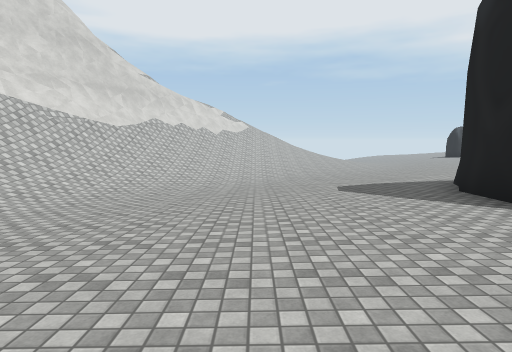
view 1 (above)

24 first-person views from a walk through a 3-D level made in the Unity game engine. The camera is 1.5 m above the floor, tilts 6° down and sees 75° across. The floor is counted in squares, 2 m on a side. Each view is taken from the middle of a square. On the plan, view 1 faces up. The plan holds only what a view shows up to about 11 squares ahead; the rest is blank. The place goes on beyond the plan. Some surface patterns are stand-ins.

view 2
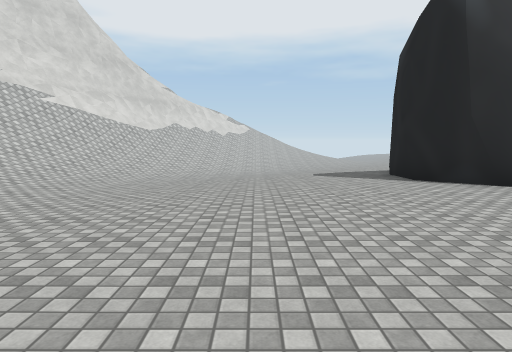

view 3
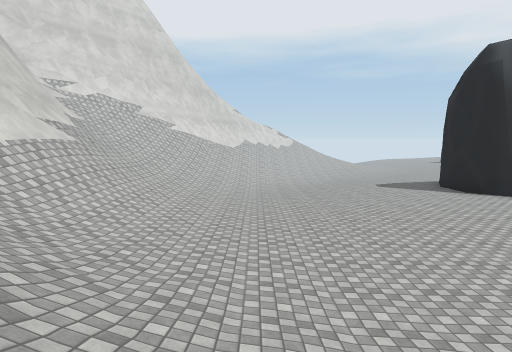

view 4
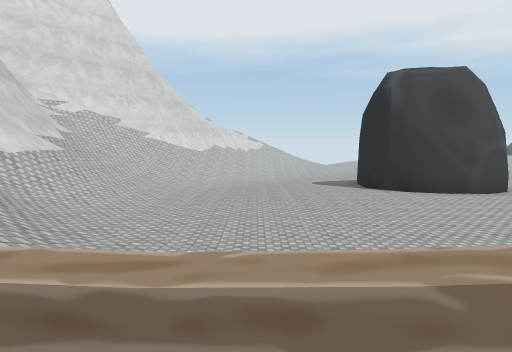

view 5
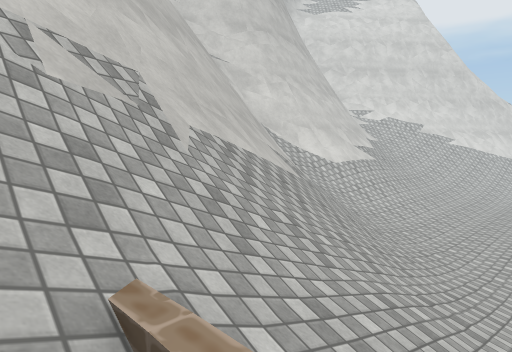

view 6
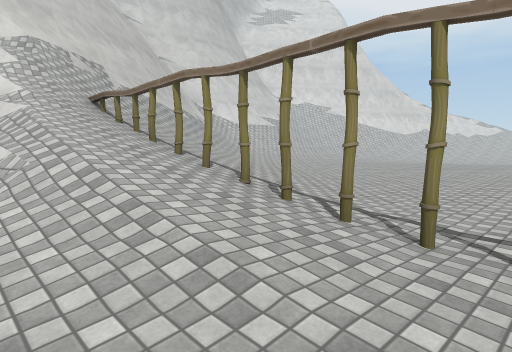

view 7
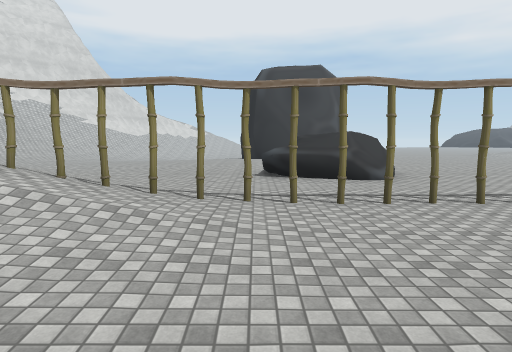

view 8
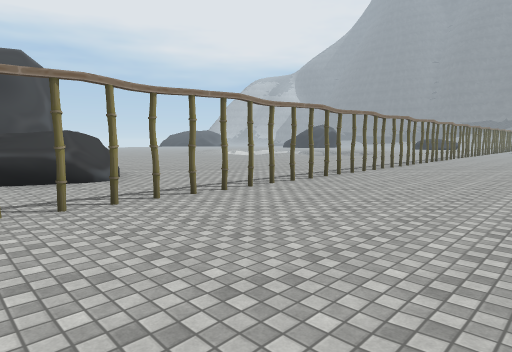

view 9
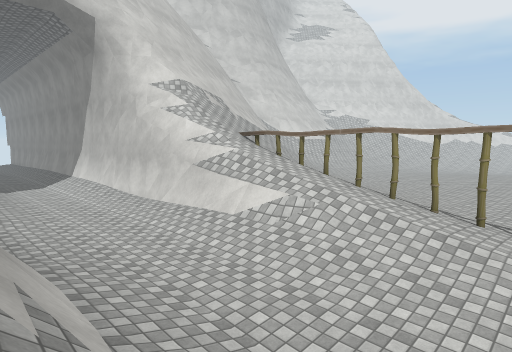

view 10
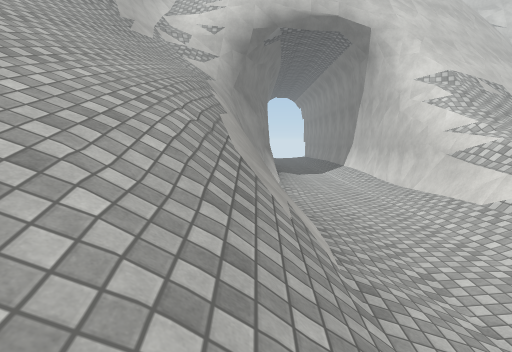

view 11
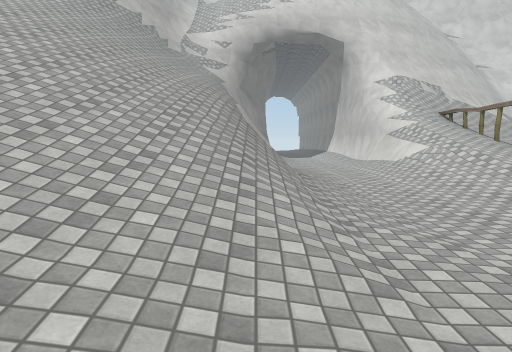

view 12
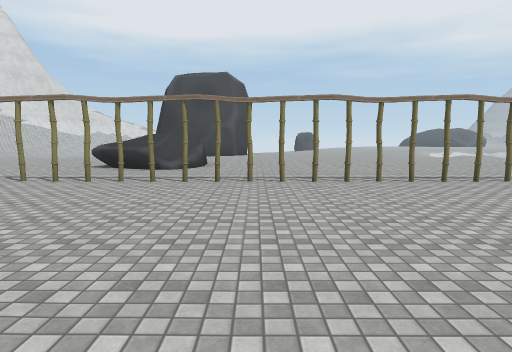

view 13
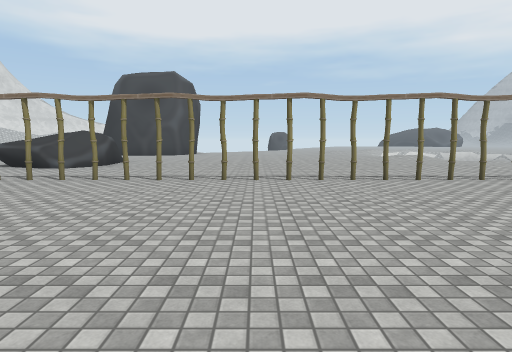

view 14
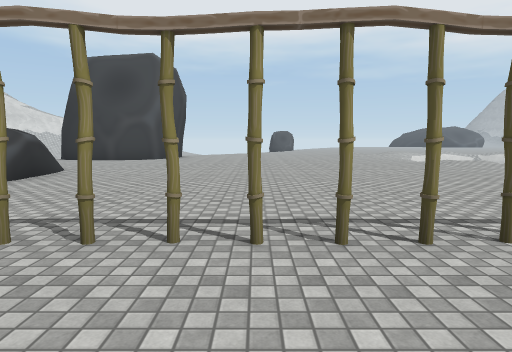

view 15
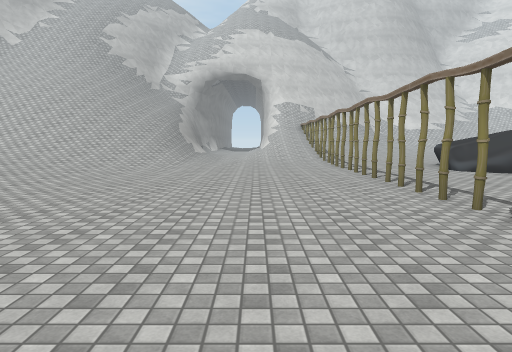

view 16
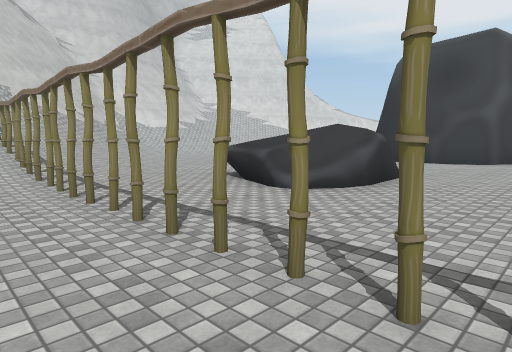

view 17
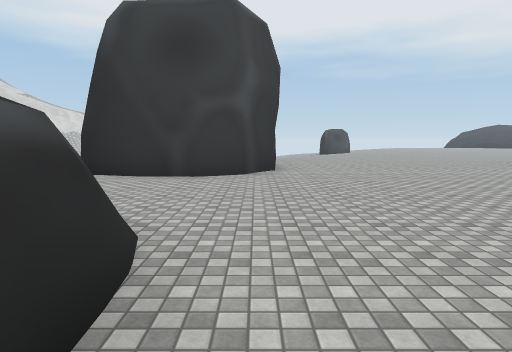

view 18
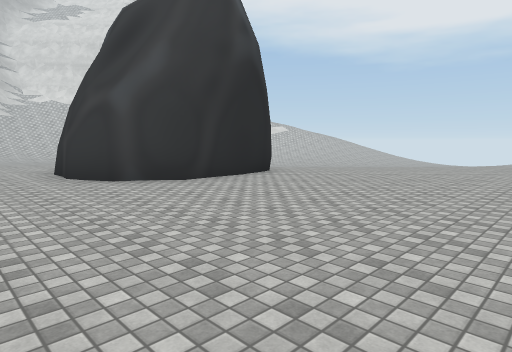

view 19
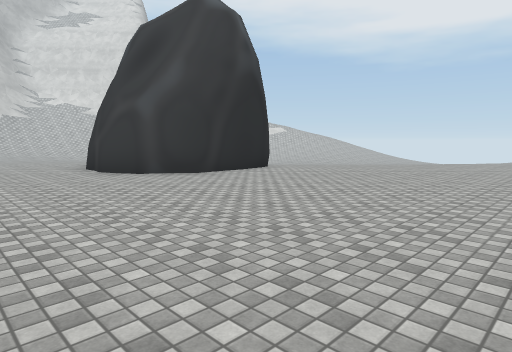

view 20
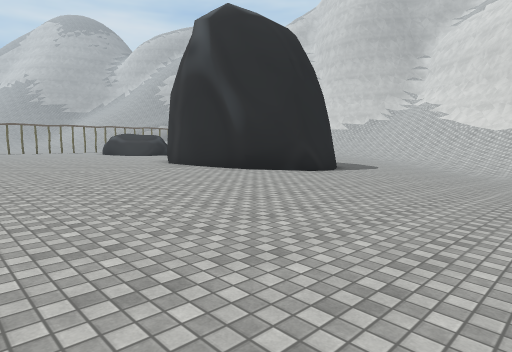

view 21
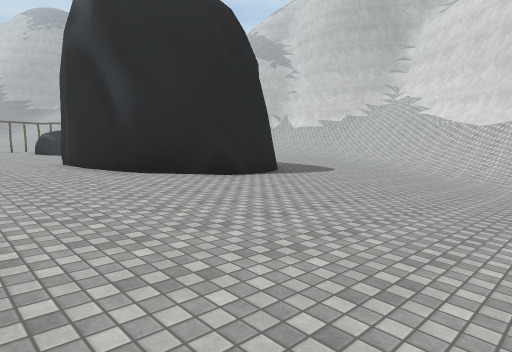

view 22
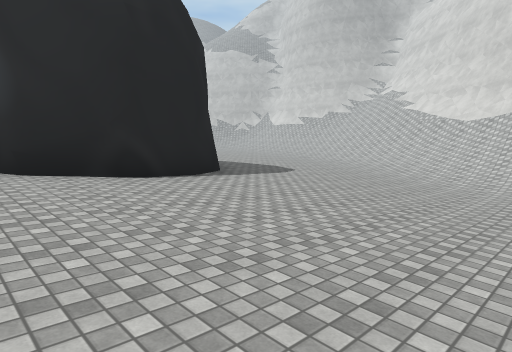

view 23
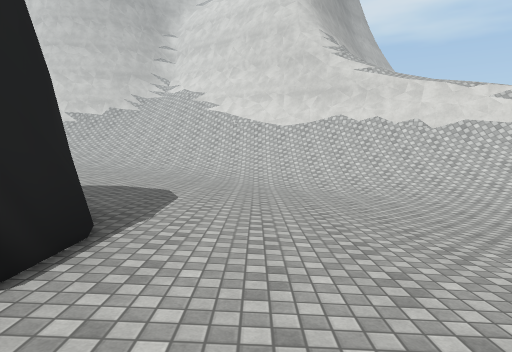

view 24
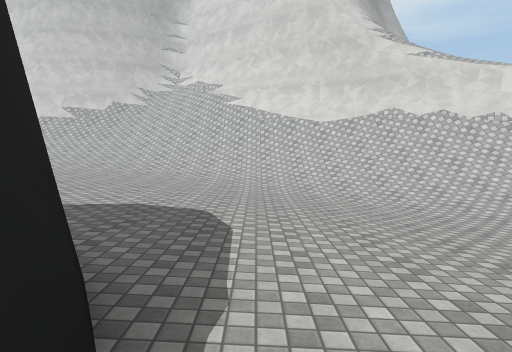

### Floor plan
Key: @ floor where view 1 was taken; # wall or solid block; . main floor; : floor 0.5 m higher than the main floor; - floor 0.5 m lower than the main floor; + floor 0.75 m higher than the main floor; _ floor 0.75 m lower than the main floor; * floor 1.5 m higher than the main floor; % floor 2 m higher than the main floor; / step, stairs or slope; = window, fence, low wall or low ledge; v drop or lower ground.
Columns run from 10 left of view 1 to 15 right of it. Each row starts with its distance up from view 1.
 13      /v#///___ ____--....
 12     #v#////_______---....
 11     ###///_______---.....
 10     ###///______---......
  9     ##///______---.......
  8   ###///_____---.........
  7   ##////____---###.......
  6    ////-__----## ##.......
  5  #/////-----..#   #.......
  4  #////.---....#   #.......
  3  #=///........#####.......
  2  ##///..........##........
  1   #=//....................
  0   ##//....@...............
 -1   ##//:...................
 -2   #///:........  /........
 -3   ##///........  #........
 -4    ##///....... %#........
 -5     #=//+:....=#*#........
 -6     ##////:.....#/........
 -7     ##/////:..............
 -8      #//////:.............
 -9      #////##/#....#....#..
-10  ########////:............
-11 /////..::///..............
-12 ..........................
-13   ::::....::/............
-14     ##   ##/////........
-15     v#vv/////////:... .
-16     ==///////////+:.
-17    ####//////////++

Where each view was taken, in squares from view 1:
view 1: 0 up, 0 right, facing up
view 2: 3 down, 0 right, facing up
view 3: 6 down, 3 left, facing up
view 4: 9 down, 1 left, facing up
view 5: 9 down, 2 left, facing up-left
view 6: 11 down, 4 right, facing up-left
view 7: 13 down, 4 right, facing up
view 8: 13 down, 4 right, facing up-right
view 9: 14 down, 3 right, facing up-left
view 10: 14 down, 4 right, facing left
view 11: 14 down, 7 right, facing left
view 12: 15 down, 9 right, facing up
view 13: 15 down, 12 right, facing up
view 14: 11 down, 12 right, facing up
view 15: 11 down, 15 right, facing left
view 16: 10 down, 10 right, facing up-left
view 17: 5 down, 8 right, facing up
view 18: 0 up, 14 right, facing up-left
view 19: 1 down, 15 right, facing up-left
view 20: 13 up, 14 right, facing down-left
view 21: 13 up, 11 right, facing down-left
view 22: 13 up, 9 right, facing down-left
view 23: 9 up, 8 right, facing left
view 24: 8 up, 6 right, facing left
